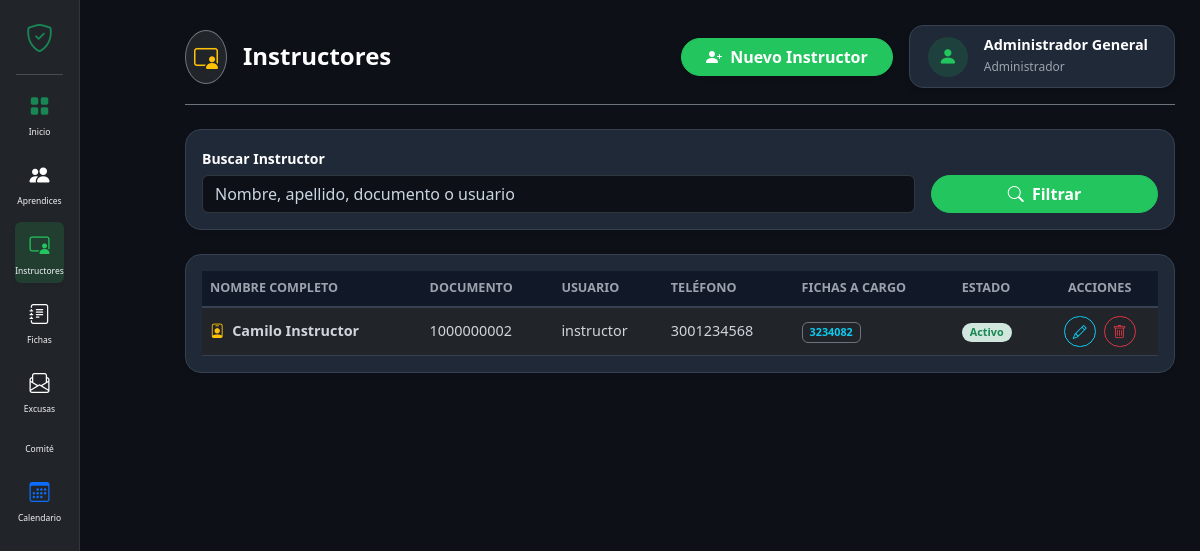
Page /index.php?action=gestion_instructores (signed in) on the committed database.
### tables this page shows
CREATE TABLE usuario (
    id_usuario INT AUTO_INCREMENT PRIMARY KEY,
    nombre_usuario VARCHAR(45) NOT NULL UNIQUE,
    contrasena VARCHAR(255) NOT NULL,
    nombre VARCHAR(60) NOT NULL,
    apellido VARCHAR(60) NOT NULL,
    identificacion VARCHAR(45) NOT NULL UNIQUE,
    telefono VARCHAR(45) NULL,
    codigo_rfid VARCHAR(50) NULL,
    estado VARCHAR(20) DEFAULT 'Activo',
    fk_rol INT NOT NULL,
    fecha_creacion TIMESTAMP DEFAULT CURRENT_TIMESTAMP,
    CONSTRAINT fk_usuario_rol FOREIGN KEY (fk_rol) REFERENCES rol(id_rol) ON DELETE RESTRICT ON UPDATE CASCADE,
    INDEX idx_usuario_login (nombre_usuario, identificacion)
);

### controllers/InstructorController.php (called while the page is built, shortened)
<?php
class InstructorController
{
    private function conectar()
    {
        $database = new Database();
        return $database->getConnection();
    }
    private function rolesTodos(): array
    {
        $db = $this->conectar();
        $res = $db->query("SELECT id_rol, nombre_rol FROM rol");
        $roles = [];
        if ($res) {
            while ($r = $res->fetch_assoc()) {
                $roles[$r['nombre_rol']] = (int)$r['id_rol'];
            }
        }
        return $roles;
    }
    public function viewInstructores(): void
    {
        $db = $this->conectar();
        $buscar = trim($_GET['buscar'] ?? '');
        $roles = $this->rolesTodos();
        $idRolInstructor = $roles['Instructor'] ?? 2;
        $sql = "SELECT u.id_usuario, u.nombre_usuario, u.nombre, u.apellido, u.identificacion, u.telefono,
                       IFNULL(u.estado, 'Activo') AS estado,
                       (SELECT GROUP_CONCAT(numero_ficha SEPARATOR ', ') FROM ficha WHERE fk_usuario = u.id_usuario) AS fichas_asignadas
                FROM usuario u
                WHERE u.fk_rol = ?";
        $params = [$idRolInstructor];
        $tipos = 'i';
        $sql .= " ORDER BY u.nombre, u.apellido";
        $stmt = $db->prepare($sql);
        $stmt->bind_param($tipos, ...$params);
        $stmt->execute();
        $instructores = $stmt->get_result()->fetch_all(MYSQLI_ASSOC);
        $rol = $_SESSION['rol'] ?? 'Administrador';
        $nombreUsuario = $_SESSION['nombre_completo'] ?? ($_SESSION['nombre'] ?? 'Administrador');
        $rolUsuario = $rol;
        require_once __DIR__ . '/../views/gestion/instructores.php';
    }
}
?>

### views/gestion/instructores.php (the view, shortened to what this page needs)
<?php
$instructores = $instructores ?? [];
$buscar = $buscar ?? '';
?>
<!DOCTYPE html>
<html lang="es">
<head>
    <link href="https://cdn.jsdelivr.net/npm/bootstrap@5.3.2/dist/css/bootstrap.min.css" rel="stylesheet">
    <link rel="stylesheet" href="https://cdn.jsdelivr.net/npm/bootstrap-icons@1.11.1/font/bootstrap-icons.css">
    <link rel="stylesheet" href="public/css/dashboard.css?v=<?= file_exists('public/css/dashboard.css') ? filemtime('public/css/dashboard.css') : time(); ?>">
</head>
<body class="bg-dark-app">
    <div class="dashboard-container dashboard-container-dark">
        <?php require_once __DIR__ . '/../partials/sidebar.php'; ?>
        <main class="main-content main-content-dark">
            <div class="d-flex flex-wrap justify-content-between align-items-center gap-3 pb-3 mb-4 border-bottom border-secondary">
                <div class="d-flex align-items-center gap-3">
                    <div class="p-2 rounded-circle bg-dark border border-secondary text-warning">
                        <i class="bi bi-person-video3 fs-4"></i>
                    </div>
                    <div>
                        <h4 class="fw-bold text-white mb-0">Instructores</h4>
                    </div>
                </div>
                <div class="d-flex align-items-center gap-3 flex-wrap">
                    <button class="btn btn-success rounded-pill px-4 fw-semibold shadow-sm" data-bs-toggle="modal" data-bs-target="#modalNuevoInstructor">
                        <i class="bi bi-person-plus-fill me-1"></i> Nuevo Instructor
                    </button>
                    <div class="header-profile-card d-flex align-items-center gap-3" data-bs-toggle="modal" data-bs-target="#modalPerfil" title="Ver perfil del administrador">
                        <div class="header-avatar-circle">
                            <i class="bi bi-person-fill"></i>
                        </div>
                        <div class="text-start pe-2">
                            <h6 class="fw-bold mb-0 text-white profile-title"><?= htmlspecialchars((string)($nombreUsuario ?? ($_SESSION['nombre_completo'] ?? 'Administrador'))); ?></h6>
                            <span class="text-muted profile-subtitle"><?= htmlspecialchars((string)($rolUsuario ?? ($_SESSION['rol'] ?? 'Administrador'))); ?></span>
                        </div>
                    </div>
                </div>
            </div>
            <div class="card card-dark-panel p-3 mb-4 shadow-sm">
                <form method="GET" action="index.php" class="row g-3 align-items-end">
                    <div class="col-md-9">
                        <label class="form-label text-white small fw-semibold">Buscar Instructor</label>
                        <input type="text" name="buscar" value="<?= htmlspecialchars($buscar); ?>" class="form-control form-control-dark text-white" placeholder="Nombre, apellido, documento o usuario">
                    </div>
                    <div class="col-md-3">
                        <button type="submit" class="btn btn-success rounded-pill fw-semibold w-100">
                            <i class="bi bi-search me-1"></i> Filtrar
                        </button>
                    </div>
                </form>
            </div>
            <div class="card card-dark-panel p-3 shadow-sm">
                <div class="table-responsive">
                    <table class="table table-dark table-hover align-middle mb-0 table-text-sm">
                        <thead>
                            <tr class="text-white-50 small text-uppercase border-bottom border-secondary">
                                <th>Nombre Completo</th>
                                <th>Documento</th>
                                <th>Usuario</th>
                                <th>Teléfono</th>
                                <th>Fichas a Cargo</th>
                                <th>Estado</th>
                                <th class="text-center">Acciones</th>
                            </tr>
                        </thead>
                        <tbody>
                            <?php if (empty($instructores)): ?>
                                <tr>
                                    <td colspan="7" class="text-center text-white-50 py-4">No se encontraron instructores registrados.</td>
                                </tr>
                            <?php else: ?>
                                <?php foreach ($instructores as $i): ?>
                                    <tr class="border-bottom border-secondary">
                                        <td class="text-white fw-semibold">
                                            <i class="bi bi-person-badge text-warning me-1"></i>
                                            <?= htmlspecialchars($i['nombre'] . ' ' . $i['apellido']); ?>
                                        </td>
                                        <td class="text-white-50"><?= htmlspecialchars($i['identificacion']); ?></td>
                                        <td class="text-white-50"><?= htmlspecialchars($i['nombre_usuario']); ?></td>
                                        <td class="text-white-50"><?= htmlspecialchars($i['telefono'] ?: '—'); ?></td>
                                        <td>
                                            <?php if (!empty($i['fichas_asignadas'])): ?>
                                                <span class="badge bg-dark border border-secondary text-info">
                                                    <?= htmlspecialchars($i['fichas_asignadas']); ?>
                                                </span>
                                            <?php else: ?>
                                                <span class="text-muted small">Sin fichas</span>
                                            <?php endif; ?>
                                        </td>
                                        <td>
                                            <?php if ($i['estado'] === 'Activo'): ?>
                                                <span class="badge rounded-pill bg-success-subtle text-success px-2 py-1">Activo</span>
                                            <?php else: ?>
                                                <span class="badge rounded-pill bg-danger-subtle text-danger px-2 py-1">Inactivo</span>
                                            <?php endif; ?>
                                        </td>
                                        <td class="text-center">
                                            <button class="btn btn-outline-info btn-sm rounded-pill me-1"
                                                data-bs-toggle="modal" data-bs-target="#modalEditarInstructor"
                                                data-id="<?= (int)$i['id_usuario']; ?>"
                                                data-nombre="<?= htmlspecialchars($i['nombre']); ?>"
                                                data-apellido="<?= htmlspecialchars($i['apellido']); ?>"
                                                data-documento="<?= htmlspecialchars($i['identificacion']); ?>"
                                                data-telefono="<?= htmlspecialchars($i['telefono'] ?? ''); ?>"
                                                data-estado="<?= htmlspecialchars($i['estado']); ?>"
                                                title="Editar Instructor">
                                                <i class="bi bi-pencil"></i>
                                            </button>
                                            <a href="index.php?action=eliminar_instructor&id=<?= (int)$i['id_usuario']; ?>"
                                               class="btn btn-outline-danger btn-sm rounded-pill"
                                               onclick="return confirm('¿Seguro que deseas eliminar este instructor?');"
                                               title="Eliminar Instructor">
                                                <i class="bi bi-trash"></i>
                                            </a>
                                        </td>
                                    </tr>
                                <?php endforeach; ?>
                            <?php endif; ?>
                        </tbody>
                    </table>
                </div>
            </div>
        </main>
    </div>
</body>
</html>

### public/css/dashboard.css (style rules this page uses)
:root { --bg-main: #111827; --card-bg: #1f2937; --text-color: #f3f4f6; --text-muted: #9ca3af; --border-color: #374151; --accent-green: #22c55e; }
.dashboard-container { display: flex; min-height: 100vh; background-color: #0d1117; }
body { background-color: var(--bg-main) !important; color: var(--text-color) !important; font-family: 'Segoe UI', Tahoma, Geneva, Verdana, sans-serif; margin: 0; padding: 0; }
h1, h2, h3, h4, h5, h6, p, span, label { color: var(--text-color); }
.text-muted, p.text-muted { color: var(--text-muted) !important; }
.card, .dashboard-card, .stat-card, div[class*="card"], .bg-white { background-color: var(--card-bg) !important; color: var(--text-color) !important; border: 1px solid var(--border-color) !important; box-shadow: 0 4px 6px -1px rgba(0, 0, 0, 0.2); }
.main-content { flex-grow: 1; padding: 30px; margin-left: 0; background-color: #0b0f19; }
table, .table { background-color: var(--card-bg) !important; color: var(--text-color) !important; }
table th, .table th { background-color: #111827 !important; color: var(--text-muted) !important; border-bottom: 2px solid var(--border-color) !important; }
table td, .table td { border-bottom: 1px solid var(--border-color) !important; color: #d1d5db !important; }
.btn-primary, .btn-success, button[type="submit"] { background-color: var(--accent-green) !important; border-color: var(--accent-green) !important; color: #ffffff !important; }
.modal-content label, .modal-content .form-label, .modal-content-dark label, .modal-content-dark .form-label, label.form-label { color: #ffffff !important; font-weight: 600 !important; margin-bottom: 0.35rem !important; display: inline-block !important; }
.modal-content .form-control, .modal-content .form-select, .modal-content textarea, .form-control, .form-control-dark, .form-select-dark, .input-dark { background-color: #0d1117 !important; border: 1px solid #30363d !important; color: #ffffff !important; -webkit-text-fill-color: #ffffff !important; }
.form-control::placeholder, .form-control-dark::placeholder, .input-dark::placeholder, .input-novedad::placeholder, input::placeholder, textarea::placeholder { color: #cbd5e1 !important; opacity: 1 !important; }
.header-profile-card { background-color: #1e293b !important; border: 1px solid rgba(255, 255, 255, 0.08) !important; border-radius: 14px !important; padding: 10px 18px !important; cursor: pointer; transition: all 0.2s ease; }
.header-avatar-circle { width: 40px; height: 40px; background: rgba(34, 197, 94, 0.15); color: #22c55e; display: flex; align-items: center; justify-content: center; border-radius: 50%; font-size: 1.2rem; }
.bg-dark-app, body.bg-dark-app { background-color: #0d1117 !important; color: #f3f4f6 !important; }
.dashboard-container-dark { background-color: #0d1117 !important; min-height: 100vh; }
.main-content-dark { margin-left: 80px; padding: 25px; flex-grow: 1; background-color: #0d1117; }
.card-dark-panel { background-color: #161b22 !important; border: 1px solid #30363d !important; border-radius: 16px !important; }
.profile-title { font-size: 0.9rem; }
.profile-subtitle { font-size: 0.75rem; }
.table-text-sm { font-size: 0.9rem; }

### rows in the picture
usuario: nombre+apellido "Camilo Instructor", identificacion "1000000002", nombre_usuario "instructor", telefono "3001234568", fichas_asignadas "3234082"

### other values in the picture
$texto "Inicio Aprendices Instructores Fichas Excusas Comité Calendario"
$nombreUsuario "Administrador General"
$rolUsuario "Administrador"
